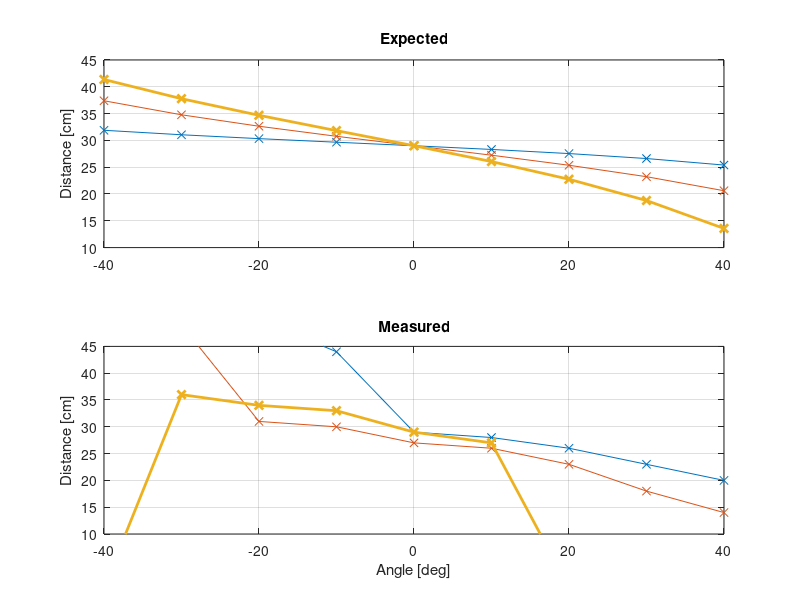
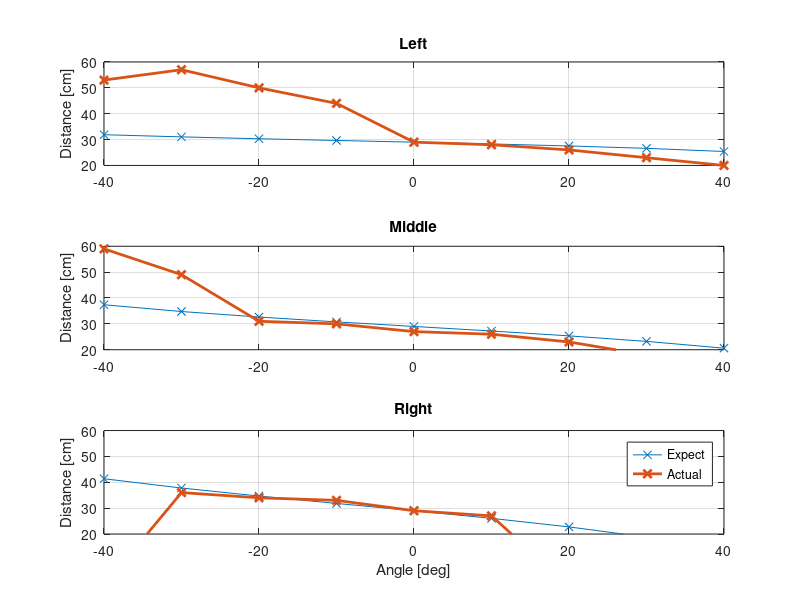

Write the MATLAB code that produced these figures, in order.
th = -40:10:40;
phi = 7.5;

D0 = 29 * sind(phi);
DL = 29 - (D0 * sind(th)) ./ sind(90 - th - phi);
DM = 29 - 10 * tand(th);
DR = 29 - ((20-D0) * sind(th)) ./ sind(90 - th - phi);

% Measurements
if phi == 0
    DL_m = [57, 57,  0, 30, 29, 29, 28, 27,  0];
    DM_m = [54, 52, 32, 31, 29, 27, 24, 22,  0];
    DR_m = [46, 40, 36, 33, 30, 26,  0,  0,  0];    
elseif phi == 7.5
    DL_m = [53, 57, 50, 44, 29, 28, 26, 23, 20];
    DM_m = [59, 49, 31, 30, 27, 26, 23, 18, 14];
    DR_m = [ 0, 36, 34, 33, 29, 27,  0,  0,  0];
end

figure(5);
clf;
ax51 = subplot(211);
plot(th, DL, '-x', th, DM, '-x', th, DR, '-x', 'Linewidth', 2); 
grid on
ylabel('Distance [cm]')
title('Expected')
ax52 = subplot(212);
plot(th, DL_m, '-x', th, DM_m, '-x', th, DR_m, '-x', 'Linewidth', 2); 
grid on
xlabel('Angle [deg]')
ylabel('Distance [cm]')
title('Measured')
linkaxes([ax51 ax52],'xy')


figure(6);
clf;
ax61 = subplot(311);
plot(th, DL, '-x', th, DL_m, '-x', 'Linewidth', 2);
grid on
ylabel('Distance [cm]')
title('Left')
ax62 = subplot(312);
plot(th, DM, '-x', th, DM_m, '-x', 'Linewidth', 2);
grid on
ylabel('Distance [cm]')
title('Middle')
ax63 = subplot(313);
plot(th, DR, '-x', th, DR_m, '-x', 'Linewidth', 2);
grid on
xlabel('Angle [deg]')
ylabel('Distance [cm]')
title('Right')
legend({'Expect','Actual'})
linkaxes([ax61 ax62 ax63],'xy')